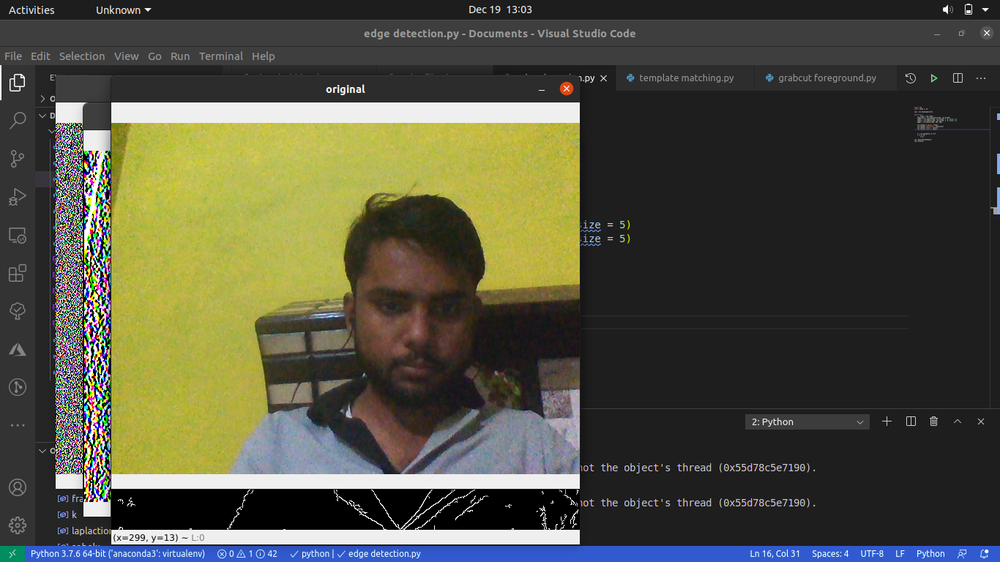
#> input picture OpenCV/grabcut foreground.png, 1000 x 562 px, shrunk from 1366 x 768 before the run, found by its file name
$ python 'grabcut foreground.py'
#> lines starting #> are read from the running program, lines starting #| are printed output that depends on the picture
import numpy as np
import cv2
import matplotlib.pyplot as plt
img = cv2.imread('/home/g-host/Documents/OpenCV for python(Img and video analysis)/grabcut foreground.png')
#> img is the input picture: shape (562, 1000, 3); mean B, G, R 63.9, 80.1, 80.1
mask = np.zeros(img.shape[:2], np.uint8)

bgdModel = np.zeros((1,65), np.float64)
fgdModel = np.zeros((1,65), np.float64)

rect = (0, 0, 300, 500)
cv2.grabCut(img, mask, rect, bgdModel, fgdModel, 5, cv2.GC_INIT_WITH_RECT)
mask2 = np.where((mask==2) | (mask == 0), 0, 1).astype('uint8')
img = img*mask2[:, :, np.newaxis]
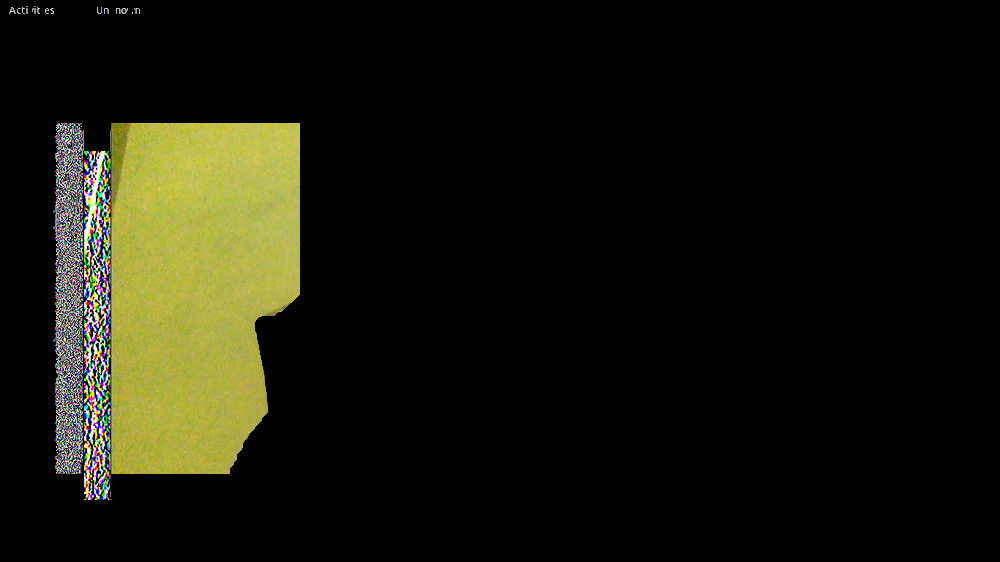
#> img: shape (562, 1000, 3); mean B, G, R 11.4, 23.2, 23.3
plt.imshow(img)
plt.colorbar()
plt.show()
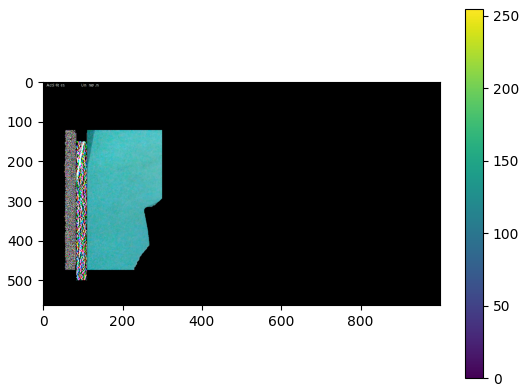
#> figure drawn by matplotlib, 2 panels; B, G, R data is drawn as R, G, B

$ run again, with OpenCV/SS.png copied over OpenCV/grabcut foreground.png
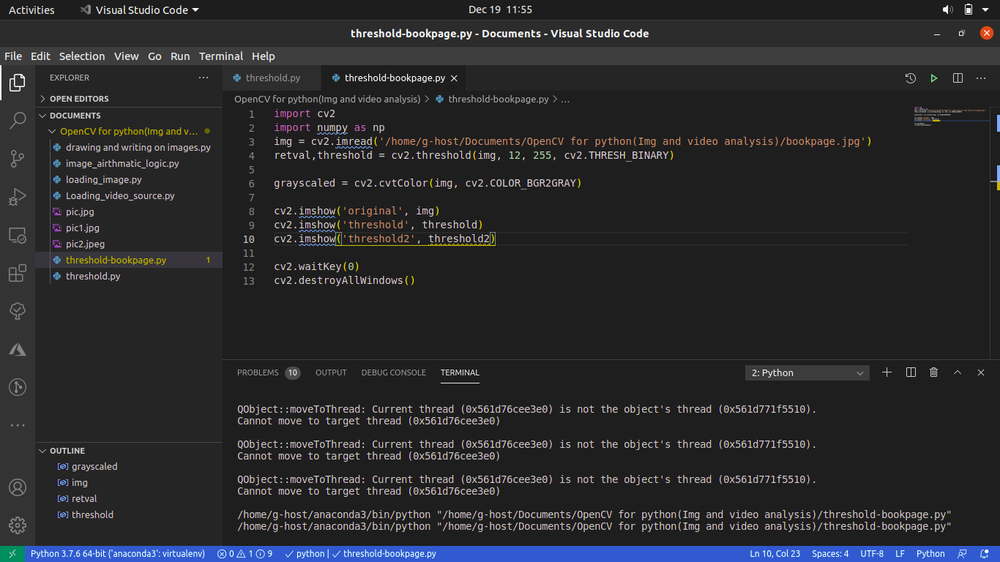
#> input picture OpenCV/SS.png, 1000 x 562 px, shrunk from 1366 x 768 before the run, found by its file name
#> img is the input picture: shape (562, 1000, 3); mean B, G, R 44.9, 41.9, 41.2
#> `img = img*mask2[:, :, np.newaxis]`:
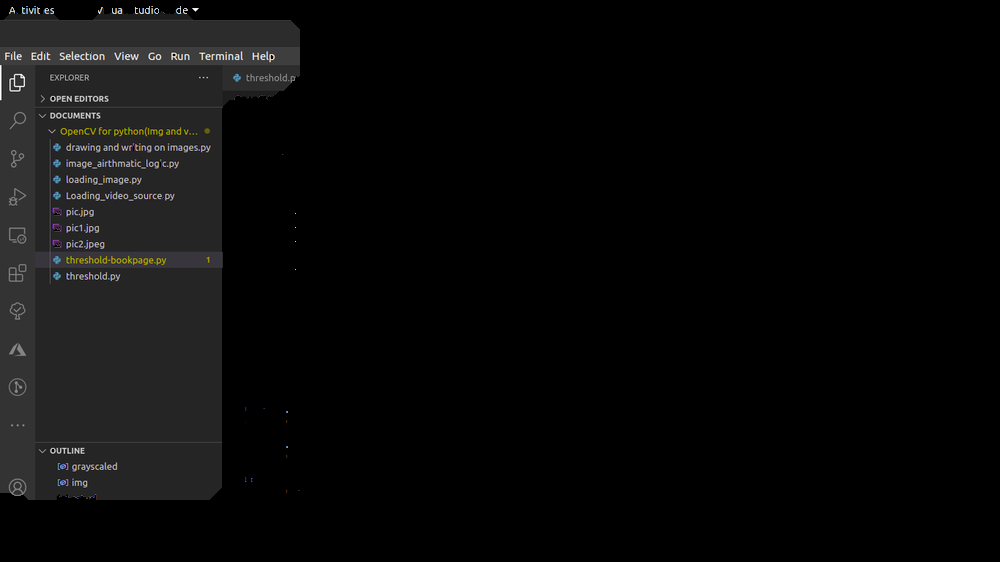
#> img: shape (562, 1000, 3); mean B, G, R 9.5, 9.5, 9.5
#> `plt.show()`:
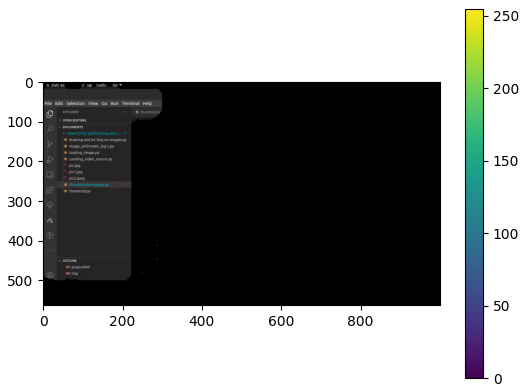
#> figure drawn by matplotlib, 2 panels; B, G, R data is drawn as R, G, B
